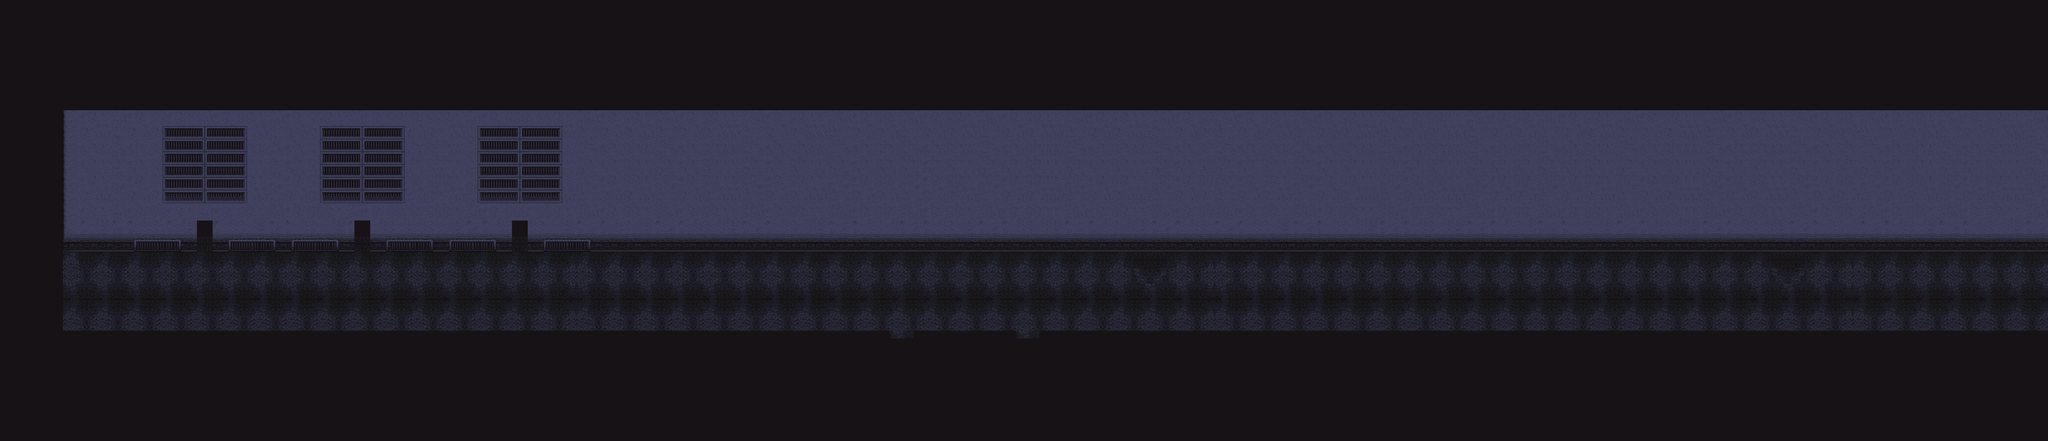

A level layout from a 2D game, rendered from its tile map. Below: a short description, then the map file with tile-grid data replaced by summaries:
An orthogonal 260x56 tile map with 32x32 px tiles, 8 tile layers (Ground, stairs, aboveground, dark, ...), 2 hidden layers not drawn, 8 tilesets and 119 objects (100x BasicNPC, 6x LegacySwatbot, 4x Chest, 3x Door, 3x LegacyCambot, ...).

<map version="1.0" tiledversion="1.1.5" orientation="orthogonal" renderorder="right-down" width="260" height="56" tilewidth="32" tileheight="32" infinite="0" nextobjectid="747">
 <properties>
  <property name="battlebg" type="file" value="../art/backgrounds/robotropolis1.png" />
  <property name="noBattleMusic" type="bool" value="true" />
  <property name="onload" type="file" value="actions/ironlock4.lua" />
  <property name="regionName" value="Iron Lock" />
  <property name="sectorName" value="2F" />
 </properties>
 <tileset firstgid="1" source="robotropolis.tsx" />
 <tileset firstgid="3501" source="datacenter_interior.tsx" />
 <tileset firstgid="4691" source="darkswamp2.tsx" />
 <tileset firstgid="6391" source="ironlock.tsx" />
 <tileset firstgid="13391" source="knotholeindoors.tsx" />
 <tileset firstgid="15193" source="darkswamp.tsx" />
 <tileset firstgid="20782" source="castle1.tsx" />
 <tileset firstgid="21832" source="worldmap.tsx" />
 <layer name="Ground" width="260" height="56">
  <data>[14560 cells, 8353 non-empty, 24 distinct tile ids]</data>
 </layer>
 <objectgroup name="below" />
 <layer name="stairs" width="260" height="56">
  <data>[14560 cells, 0 non-empty, 0 distinct tile ids]</data>
 </layer>
 <layer name="aboveground" width="260" height="56">
  <data>[14560 cells, 4512 non-empty, 33 distinct tile ids]</data>
 </layer>
 <layer name="dark" width="260" height="56">
  <data>[14560 cells, 348 non-empty, 5 distinct tile ids]</data>
 </layer>
 <layer name="underdoor" width="260" height="56">
  <data>[14560 cells, 432 non-empty, 130 distinct tile ids]</data>
 </layer>
 <objectgroup name="objects">
  <object id="605" name="Door1" type="Door" gid="2374" x="800" y="1024" width="64" height="32">
   <properties>
    <property name="align" value="bottom_left" />
    <property name="alignOffsetX" type="float" value="-32" />
    <property name="ghost" type="bool" value="true" />
    <property name="key" value="up" />
    <property name="keyToDoor" value="None" />
    <property name="locked" type="bool" value="true" />
    <property name="orientation" value="down" />
    <property name="scene" type="file" value="ironlock3_door1.lua" />
    <property name="spawn_point" value="Door" />
    <property name="sprite" type="file" value="../art/sprites/door6.png" />
   </properties>
  </object>
  <object id="606" name="Door2" type="Door" gid="2374" x="1440" y="1024" width="64" height="32">
   <properties>
    <property name="align" value="bottom_left" />
    <property name="alignOffsetX" type="float" value="-32" />
    <property name="ghost" type="bool" value="true" />
    <property name="key" value="up" />
    <property name="keyToDoor" value="None" />
    <property name="locked" type="bool" value="true" />
    <property name="orientation" value="down" />
    <property name="scene" type="file" value="ironlock3_door2.lua" />
    <property name="spawn_point" value="Door" />
    <property name="sprite" type="file" value="../art/sprites/door6.png" />
   </properties>
  </object>
  <object id="607" name="Door3" type="Door" gid="2374" x="2080" y="1024" width="64" height="32">
   <properties>
    <property name="align" value="bottom_left" />
    <property name="alignOffsetX" type="float" value="-32" />
    <property name="ghost" type="bool" value="true" />
    <property name="key" value="up" />
    <property name="keyToDoor" value="None" />
    <property name="locked" type="bool" value="true" />
    <property name="orientation" value="down" />
    <property name="scene" type="file" value="ironlock3_door3.lua" />
    <property name="spawn_point" value="Door" />
    <property name="sprite" type="file" value="../art/sprites/door6.png" />
   </properties>
  </object>
  <object id="610" name="Antoine" type="BasicNPC" gid="1714" x="1152" y="1184" width="64" height="64">
   <properties>
    <property name="align" value="bottom_left" />
    <property name="defaultAnim" value="idleleft" />
    <property name="sprite" type="file" value="../art/sprites/antoine.png" />
   </properties>
  </object>
  <object id="611" name="Spawn 1" type="Player" gid="1922" x="1152" y="1152" width="32" height="32">
   <properties>
    <property name="ghost" type="bool" value="true" />
   </properties>
  </object>
  <object id="612" name="Crate" type="BasicNPC" gid="1922" x="2496" y="1088" width="64" height="96">
   <properties>
    <property name="align" value="bottom_left" />
    <property name="hidingspot" type="bool" value="true" />
    <property name="sprite" type="file" value="../art/sprites/crate.png" />
   </properties>
  </object>
  <object id="613" name="Crate" type="BasicNPC" gid="1922" x="2560" y="1088" width="64" height="96">
   <properties>
    <property name="align" value="bottom_left" />
    <property name="hidingspot" type="bool" value="false" />
    <property name="sprite" type="file" value="../art/sprites/crate.png" />
   </properties>
  </object>
  <object id="614" name="Crate" type="BasicNPC" gid="1922" x="3264" y="1088" width="64" height="96">
   <properties>
    <property name="align" value="bottom_left" />
    <property name="hidingspot" type="bool" value="true" />
    <property name="sprite" type="file" value="../art/sprites/crate.png" />
   </properties>
  </object>
  <object id="615" name="Crate" type="BasicNPC" gid="1922" x="3328" y="1088" width="64" height="96">
   <properties>
    <property name="align" value="bottom_left" />
    <property name="hidingspot" type="bool" value="true" />
    <property name="sprite" type="file" value="../art/sprites/crate.png" />
   </properties>
  </object>
  </objectgroup>
 <layer name="belowabove" width="260" height="56">
  <data>[14560 cells, 0 non-empty, 0 distinct tile ids]</data>
 </layer>
 <layer name="hidden" width="260" height="56" opacity="0">
  <data>[14560 cells, 0 non-empty, 0 distinct tile ids]</data>
 </layer>
 <layer name="above" width="260" height="56">
  <data>[14560 cells, 7498 non-empty, 1 distinct tile ids]</data>
 </layer>
 <objectgroup name="upper" />
 <layer name="Collision" width="260" height="56" visible="0">
  <data>[14560 cells, 601 non-empty, 1 distinct tile ids]</data>
 </layer>
 <layer name="BunnyExtCollision" width="260" height="56" visible="0">
  <data>[14560 cells, 0 non-empty, 0 distinct tile ids]</data>
 </layer>
</map>
<!-- 110 of 119 objects omitted -->
